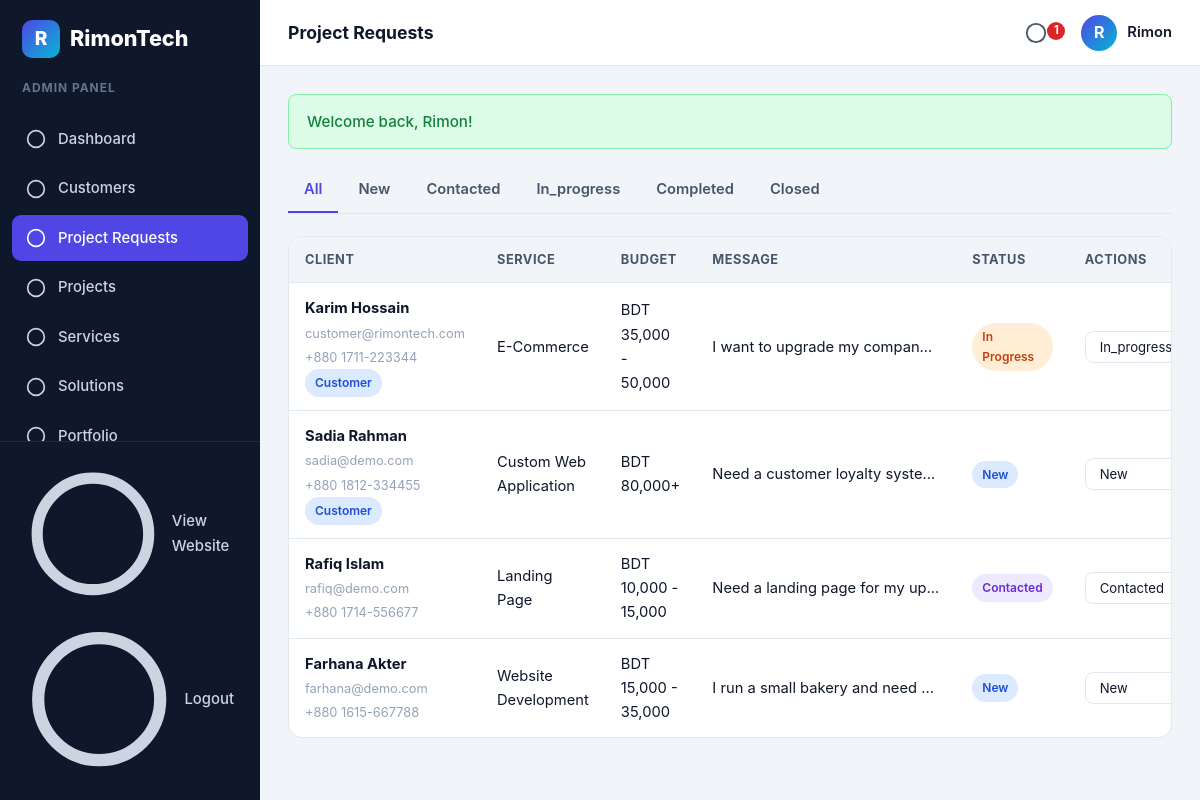
The app's page /admin/project-requests.php (signed in) with its own data.
### tables this page shows
CREATE TABLE IF NOT EXISTS project_requests (
    id INT UNSIGNED AUTO_INCREMENT PRIMARY KEY,
    customer_id INT UNSIGNED NULL,
    name VARCHAR(120) NOT NULL,
    email VARCHAR(190) NOT NULL,
    phone VARCHAR(40) NULL,
    service_type VARCHAR(100) NULL,
    budget VARCHAR(60) NULL,
    message TEXT NULL,
    status ENUM('new','contacted','in_progress','completed','closed') NOT NULL DEFAULT 'new',
    created_at TIMESTAMP DEFAULT CURRENT_TIMESTAMP
);

### config/database.php (called while the page is built, shortened)
<?php
function db(): PDO
{
    static $pdo = null;
    if ($pdo === null) {
        $dsn = 'mysql:host=' . DB_HOST . ';dbname=' . DB_NAME . ';charset=utf8mb4';
        $pdo = new PDO($dsn, DB_USER, DB_PASS, [
            PDO::ATTR_ERRMODE => PDO::ERRMODE_EXCEPTION,
            PDO::ATTR_DEFAULT_FETCH_MODE => PDO::FETCH_ASSOC,
            PDO::ATTR_EMULATE_PREPARES => false,
        ]);
    }
    return $pdo;
}

### admin/project-requests.php (the view, shortened to what this page needs)
<?php
$pageTitle = 'Project Requests';
$activeNav = 'project-requests';
require_once __DIR__ . '/../includes/functions.php';
$status = $_GET['status'] ?? '';
$sql = 'SELECT r.*, c.name AS customer_name FROM project_requests r LEFT JOIN customers c ON c.id = r.customer_id';
$params = [];
$sql .= ' ORDER BY r.created_at DESC';
$stmt = db()->prepare($sql);
$stmt->execute($params);
$requests = $stmt->fetchAll();
include __DIR__ . '/../includes/admin-header.php';
?>
<div class="tabs">
  <a href="<?= url('admin/project-requests.php') ?>" class="tab <?= $status === '' ? 'active' : '' ?>">All</a>
  <?php foreach (['new', 'contacted', 'in_progress', 'completed', 'closed'] as $st): ?>
    <a href="<?= url('admin/project-requests.php?status=' . $st) ?>" class="tab <?= $status === $st ? 'active' : '' ?>"><?= e(ucfirst($st)) ?></a>
  <?php endforeach; ?>
</div>
<div class="panel">
  <div class="table-wrap">
    <table class="table">
      <thead><tr><th>Client</th><th>Service</th><th>Budget</th><th>Message</th><th>Status</th><th>Actions</th></tr></thead>
      <tbody>
        <?php foreach ($requests as $r): ?>
          <tr>
            <td><b><?= e($r['name']) ?></b><br>
              <span style="color:var(--text-3);font-size:0.8rem;"><?= e($r['email']) ?><br><?= e($r['phone'] ?: '') ?></span>
              <?php if ($r['customer_name']): ?><div><span class="badge badge-blue">Customer</span></div><?php endif; ?>
            </td>
            <td><?= e($r['service_type']) ?></td>
            <td><?= e($r['budget'] ?: '—') ?></td>
            <td style="max-width:260px;"><span style="display:block;overflow:hidden;text-overflow:ellipsis;white-space:nowrap;" title="<?= e($r['message']) ?>"><?= e($r['message']) ?></span></td>
            <td><?= status_badge($r['status']) ?></td>
            <td>
              <form method="post" action="<?= url('admin/project-requests.php') ?>" style="display:flex;gap:6px;align-items:center;">
                <select name="status" class="form-control" style="width:auto;padding:6px 10px;font-size:0.82rem;" onchange="this.form.submit()">
                  <?php foreach (['new', 'contacted', 'in_progress', 'completed', 'closed'] as $st): ?>
                    <option value="<?= $st ?>" <?= $r['status'] === $st ? 'selected' : '' ?>><?= e(ucfirst($st)) ?></option>
                  <?php endforeach; ?>
                </select>
              </form>
            </td>
          </tr>
        <?php endforeach; ?>
      </tbody>
    </table>
  </div>
</div>
<?php include __DIR__ . '/../includes/admin-footer.php'; ?>

### includes/admin-header.php (shortened to what this page needs)
<?php
require_once __DIR__ . '/functions.php';
$admin = require_admin();
$activeNav = $activeNav ?? '';
$pageTitle = $pageTitle ?? 'Admin Dashboard';
$unread = unread_count('admin', (int)$admin['id']);
$navItems = [
    'dashboard' => ['label' => 'Dashboard', 'url' => 'admin/dashboard.php', 'icon' => 'grid'],
    'customers' => ['label' => 'Customers', 'url' => 'admin/customers.php', 'icon' => 'users'],
    'project-requests' => ['label' => 'Project Requests', 'url' => 'admin/project-requests.php', 'icon' => 'inbox'],
    'projects' => ['label' => 'Projects', 'url' => 'admin/projects.php', 'icon' => 'clipboard'],
    'services' => ['label' => 'Services', 'url' => 'admin/services.php', 'icon' => 'layers'],
    'solutions' => ['label' => 'Solutions', 'url' => 'admin/solutions.php', 'icon' => 'cpu'],
    'portfolio' => ['label' => 'Portfolio', 'url' => 'admin/portfolio.php', 'icon' => 'eye'],
    'pricing' => ['label' => 'Pricing', 'url' => 'admin/pricing.php', 'icon' => 'tag'],
    'testimonials' => ['label' => 'Testimonials', 'url' => 'admin/testimonials.php', 'icon' => 'quote'],
    'messages' => ['label' => 'Messages', 'url' => 'admin/messages.php', 'icon' => 'mail'],
    'invoices' => ['label' => 'Invoices', 'url' => 'admin/invoices.php', 'icon' => 'file'],
    'payments' => ['label' => 'Payments', 'url' => 'admin/payments.php', 'icon' => 'wallet'],
    'documents' => ['label' => 'Documents', 'url' => 'admin/documents.php', 'icon' => 'layers'],
    'downloads' => ['label' => 'Downloads', 'url' => 'admin/downloads.php', 'icon' => 'download'],
    'notifications' => ['label' => 'Notifications', 'url' => 'admin/notifications.php', 'icon' => 'bell'],
    'settings' => ['label' => 'Settings', 'url' => 'admin/settings.php', 'icon' => 'settings'],
];
?>
<!DOCTYPE html>
<html lang="en">
<head>
<link rel="stylesheet" href="<?= url('assets/css/style.css') ?>">
</head>
<body class="dashboard-body">
<div class="dashboard admin-dashboard">
  <aside class="sidebar" id="sidebar">
    <a href="<?= url('admin/dashboard.php') ?>" class="brand sidebar-brand">
      <span class="brand-mark">R</span>
      <span class="brand-text"><?= e(APP_NAME) ?></span>
    </a>
    <p class="sidebar-caption">Admin Panel</p>
    <nav class="sidebar-nav">
      <?php foreach ($navItems as $key => $item): ?>
        <?php $extra = $key === 'notifications' && $unread > 0 ? '<span class="dot-badge">' . $unread . '</span>' : ''; ?>
        <a href="<?= url($item['url']) ?>" class="sidebar-link <?= $activeNav === $key ? 'active' : '' ?>">
          <span class="sidebar-icon"><?= icon($item['icon']) ?></span>
          <?= e($item['label']) ?><?= $extra ?>
        </a>
      <?php endforeach; ?>
    </nav>
    <div class="sidebar-footer">
      <a href="<?= url('index.php') ?>" class="sidebar-link"><?= icon('eye') ?> View Website</a>
      <a href="<?= url('admin/logout.php') ?>" class="sidebar-link"><?= icon('logout') ?> Logout</a>
    </div>
  </aside>
  <div class="dashboard-main">
    <header class="topbar">
      <h1 class="topbar-title"><?= e($pageTitle) ?></h1>
      <div class="topbar-right">
        <a href="<?= url('admin/notifications.php') ?>" class="topbar-icon" title="Notifications">
          <?= icon('bell') ?>
          <?php if ($unread > 0): ?><span class="dot-badge"><?= $unread ?></span><?php endif; ?>
        </a>
        <div class="topbar-user">
          <span class="avatar"><?= e(strtoupper(substr($admin['name'], 0, 1))) ?></span>
          <span class="topbar-user-name"><?= e($admin['name']) ?></span>
        </div>
      </div>
    </header>
    <div class="dashboard-content">
      <?php flash_render(); ?>

### includes/functions.php (shortened to what this page needs)
<?php
require_once __DIR__ . '/../config/database.php';
function base_url(string $path = ''): string
{
    static $base = null;
    if ($base === null) {
        $rootFs = realpath(dirname(__DIR__));
        $docRoot = realpath($_SERVER['DOCUMENT_ROOT'] ?? $rootFs);
        $base = '/';
    }
    return $base . ltrim($path, '/');
}
function url(string $path = ''): string
{
    return base_url($path);
}
function e(?string $value): string
{
    return htmlspecialchars((string)$value, ENT_QUOTES, 'UTF-8');
}
function get_flashes(): array
{
    $flashes = $_SESSION['flash'] ?? [];
    return $flashes;
}
function flash_render(): void
{
    foreach (get_flashes() as $f) {
        $type = $f['type'] === 'error' ? 'error' : 'success';
        echo '<div class="alert alert-' . e($type) . '">' . e($f['message']) . '</div>';
    }
}
function current_admin(): ?array
{
    $stmt = db()->prepare('SELECT * FROM admins WHERE id = ?');
    $stmt->execute([$_SESSION['admin_id']]);
    return $stmt->fetch() ?: null;
}
function require_admin(): array
{
    $admin = current_admin();
    return $admin;
}
function unread_count(string $type, int $userId): int
{
    $stmt = db()->prepare('SELECT COUNT(*) FROM notifications WHERE user_type = ? AND user_id = ? AND is_read = 0');
    $stmt->execute([$type, $userId]);
    return (int)$stmt->fetchColumn();
}
function icon(string $name): string
{
    return $map[$name] ?? '<svg viewBox="0 0 24 24" fill="none" stroke="currentColor" stroke-width="2"><circle cx="12" cy="12" r="10"/></svg>';
}
function status_badge(string $status): string
{
    $colors = [
        'new' => 'badge-blue', 'contacted' => 'badge-purple', 'in_progress' => 'badge-orange',
        'completed' => 'badge-green', 'closed' => 'badge-gray', 'delivered' => 'badge-green',
        'planning' => 'badge-blue', 'review' => 'badge-purple', 'active' => 'badge-green',
        'inactive' => 'badge-gray', 'unpaid' => 'badge-orange', 'paid' => 'badge-green',
        'overdue' => 'badge-red', 'cancelled' => 'badge-gray', 'pending' => 'badge-orange',
        'failed' => 'badge-red', 'open' => 'badge-blue', 'answered' => 'badge-green', 'closed' => 'badge-gray',
    ];
    $color = $colors[$status] ?? 'badge-gray';
    return '<span class="badge ' . e($color) . '">' . e(ucwords(str_replace('_', ' ', $status))) . '</span>';
}

### records on screen
project_requests: name "Karim Hossain", email "customer@rimontech.com", phone "+880 1711-223344", shows "Customer", service_type "E-Commerce", budget "BDT 35,000 - 50,000", message "I want to upgrade my compan…", status "In Progress", status "In_progress"
project_requests: name "Sadia Rahman", email "sadia@demo.com", phone "+880 1812-334455", shows "Customer", service_type "Custom Web Application", budget "BDT 80,000+", message "Need a customer loyalty syste…", status "New"
project_requests: name "Rafiq Islam", email "rafiq@demo.com", phone "+880 1714-556677", service_type "Landing Page", budget "BDT 10,000 - 15,000", message "Need a landing page for my up…", status "Contacted"
project_requests: name "Farhana Akter", email "farhana@demo.com", phone "+880 1615-667788", service_type "Website Development", budget "BDT 15,000 - 35,000", message "I run a small bakery and need…", status "New"

### other values on screen
APP_NAME "RimonTech"
$item['label'] "Dashboard"
$item['label'] "Customers"
$item['label'] "Project Requests"
$item['label'] "Projects"
$item['label'] "Services"
$item['label'] "Solutions"
$item['label'] "Portfolio"
$pageTitle "Project Requests"
$unread "1"
substr($admin['name'], 0, 1) "R"
$admin['name'] "Rimon"
$f['message'] "Welcome back, Rimon!"
$st "New"
$st "Contacted"
